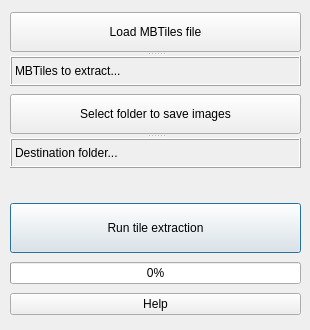
<?xml version="1.0" encoding="UTF-8"?>
<ui version="4.0">
 <class>MBTiles2imgDialogBase</class>
 <widget class="QDialog" name="MBTiles2imgDialogBase">
  <property name="geometry">
   <rect>
    <x>0</x>
    <y>0</y>
    <width>310</width>
    <height>330</height>
   </rect>
  </property>
  <property name="minimumSize">
   <size>
    <width>310</width>
    <height>330</height>
   </size>
  </property>
  <property name="maximumSize">
   <size>
    <width>310</width>
    <height>330</height>
   </size>
  </property>
  <property name="windowTitle">
   <string>MBTiles images extract</string>
  </property>
  <widget class="QWidget" name="">
   <property name="geometry">
    <rect>
     <x>10</x>
     <y>200</y>
     <width>291</width>
     <height>121</height>
    </rect>
   </property>
   <layout class="QVBoxLayout" name="verticalLayout_2">
    <item>
     <widget class="QPushButton" name="runExtractionButton">
      <property name="sizePolicy">
       <sizepolicy hsizetype="Minimum" vsizetype="Fixed">
        <horstretch>0</horstretch>
        <verstretch>0</verstretch>
       </sizepolicy>
      </property>
      <property name="minimumSize">
       <size>
        <width>0</width>
        <height>50</height>
       </size>
      </property>
      <property name="maximumSize">
       <size>
        <width>16777215</width>
        <height>50</height>
       </size>
      </property>
      <property name="text">
       <string>Run tile extraction</string>
      </property>
     </widget>
    </item>
    <item>
     <widget class="QProgressBar" name="progressBar">
      <property name="value">
       <number>0</number>
      </property>
     </widget>
    </item>
    <item>
     <widget class="QPushButton" name="helpButton">
      <property name="text">
       <string>Help</string>
      </property>
     </widget>
    </item>
   </layout>
  </widget>
  <widget class="QWidget" name="">
   <property name="geometry">
    <rect>
     <x>10</x>
     <y>10</y>
     <width>291</width>
     <height>161</height>
    </rect>
   </property>
   <layout class="QGridLayout" name="gridLayout">
    <item row="0" column="0">
     <widget class="QSplitter" name="splitter">
      <property name="orientation">
       <enum>Qt::Vertical</enum>
      </property>
      <widget class="QPushButton" name="loadFileButton">
       <property name="minimumSize">
        <size>
         <width>0</width>
         <height>40</height>
        </size>
       </property>
       <property name="maximumSize">
        <size>
         <width>16777215</width>
         <height>40</height>
        </size>
       </property>
       <property name="text">
        <string>Load MBTiles file</string>
       </property>
      </widget>
      <widget class="QLabel" name="labelPathMBTiles">
       <property name="minimumSize">
        <size>
         <width>0</width>
         <height>30</height>
        </size>
       </property>
       <property name="maximumSize">
        <size>
         <width>16777215</width>
         <height>30</height>
        </size>
       </property>
       <property name="frameShape">
        <enum>QFrame::Box</enum>
       </property>
       <property name="frameShadow">
        <enum>QFrame::Raised</enum>
       </property>
       <property name="text">
        <string>MBTiles to extract...</string>
       </property>
       <property name="scaledContents">
        <bool>true</bool>
       </property>
       <property name="textInteractionFlags">
        <set>Qt::LinksAccessibleByKeyboard|Qt::LinksAccessibleByMouse|Qt::TextBrowserInteraction|Qt::TextSelectableByKeyboard|Qt::TextSelectableByMouse</set>
       </property>
      </widget>
     </widget>
    </item>
    <item row="1" column="0">
     <widget class="QSplitter" name="splitter_2">
      <property name="orientation">
       <enum>Qt::Vertical</enum>
      </property>
      <widget class="QPushButton" name="selectDestFolderButton">
       <property name="minimumSize">
        <size>
         <width>0</width>
         <height>40</height>
        </size>
       </property>
       <property name="maximumSize">
        <size>
         <width>16777215</width>
         <height>40</height>
        </size>
       </property>
       <property name="text">
        <string>Select folder to save images</string>
       </property>
      </widget>
      <widget class="QLabel" name="labelPathDestFolder">
       <property name="minimumSize">
        <size>
         <width>0</width>
         <height>30</height>
        </size>
       </property>
       <property name="maximumSize">
        <size>
         <width>16777215</width>
         <height>30</height>
        </size>
       </property>
       <property name="frameShape">
        <enum>QFrame::Box</enum>
       </property>
       <property name="frameShadow">
        <enum>QFrame::Raised</enum>
       </property>
       <property name="text">
        <string>Destination folder...</string>
       </property>
       <property name="scaledContents">
        <bool>true</bool>
       </property>
       <property name="textInteractionFlags">
        <set>Qt::LinksAccessibleByKeyboard|Qt::LinksAccessibleByMouse|Qt::TextBrowserInteraction|Qt::TextSelectableByKeyboard|Qt::TextSelectableByMouse</set>
       </property>
      </widget>
     </widget>
    </item>
   </layout>
  </widget>
 </widget>
 <resources/>
 <connections/>
</ui>
